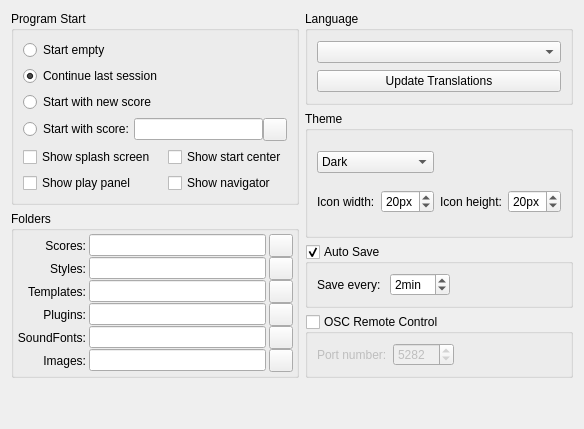
     <widget class="QWidget" name="tabGeneral">
      <property name="accessibleName">
       <string>General Tab</string>
      </property>
      <attribute name="title">
       <string>General</string>
      </attribute>
      <layout class="QGridLayout" name="gridLayout_2">
       <item row="0" column="0" rowspan="2">
        <widget class="QGroupBox" name="groupBox_5">
         <property name="title">
          <string>Program Start</string>
         </property>
         <layout class="QGridLayout" name="gridLayout">
          <item row="0" column="0">
           <widget class="QRadioButton" name="emptySession">
            <property name="accessibleName">
             <string>Start empty</string>
            </property>
            <property name="text">
             <string>Start empty</string>
            </property>
           </widget>
          </item>
          <item row="3" column="0" colspan="2">
           <layout class="QHBoxLayout" name="horizontalLayout_2">
            <property name="spacing">
             <number>0</number>
            </property>
            <property name="sizeConstraint">
             <enum>QLayout::SetFixedSize</enum>
            </property>
            <item>
             <widget class="QRadioButton" name="scoreSession">
              <property name="accessibleName">
               <string>Start with score:</string>
              </property>
              <property name="text">
               <string>Start with score:</string>
              </property>
             </widget>
            </item>
            <item>
             <widget class="QLineEdit" name="sessionScore">
              <property name="accessibleName">
               <string>Start with score</string>
              </property>
              <property name="accessibleDescription">
               <string>Insert path to starting score</string>
              </property>
             </widget>
            </item>
            <item>
             <widget class="QToolButton" name="startWithButton">
              <property name="focusPolicy">
               <enum>Qt::StrongFocus</enum>
              </property>
              <property name="accessibleName">
               <string>Choose starting score</string>
              </property>
              <property name="accessibleDescription">
               <string>Opens a file dialog for selecting the starting score</string>
              </property>
              <property name="text">
               <string notr="true"/>
              </property>
              <property name="icon">
               <iconset resource="musescore.qrc">
                <normaloff>:/data/icons/document-open.svg</normaloff>:/data/icons/document-open.svg</iconset>
              </property>
             </widget>
            </item>
           </layout>
          </item>
          <item row="4" column="0">
           <widget class="QCheckBox" name="showSplashScreen">
            <property name="accessibleName">
             <string>Show splash screen</string>
            </property>
            <property name="text">
             <string>Show splash screen</string>
            </property>
           </widget>
          </item>
          <item row="4" column="1">
           <widget class="QCheckBox" name="showStartcenter">
            <property name="text">
             <string>Show start center</string>
            </property>
           </widget>
          </item>
          <item row="1" column="0">
           <widget class="QRadioButton" name="lastSession">
            <property name="accessibleName">
             <string>Continue last session</string>
            </property>
            <property name="text">
             <string>Continue last session</string>
            </property>
            <property name="checked">
             <bool>true</bool>
            </property>
           </widget>
          </item>
          <item row="2" column="0">
           <widget class="QRadioButton" name="newSession">
            <property name="accessibleName">
             <string>Start with new score</string>
            </property>
            <property name="text">
             <string>Start with new score</string>
            </property>
           </widget>
          </item>
          <item row="5" column="0">
           <widget class="QCheckBox" name="playPanelShow">
            <property name="accessibleName">
             <string>Show play panel</string>
            </property>
            <property name="text">
             <string>Show play panel</string>
            </property>
           </widget>
          </item>
          <item row="5" column="1">
           <widget class="QCheckBox" name="navigatorShow">
            <property name="accessibleName">
             <string>Show navigator</string>
            </property>
            <property name="text">
             <string>Show navigator</string>
            </property>
           </widget>
          </item>
         </layout>
        </widget>
       </item>
       <item row="4" column="1">
        <widget class="QGroupBox" name="oscServer">
         <property name="accessibleName">
          <string>OSC remote control</string>
         </property>
         <property name="title">
          <string>OSC Remote Control</string>
         </property>
         <property name="checkable">
          <bool>true</bool>
         </property>
         <property name="checked">
          <bool>false</bool>
         </property>
         <layout class="QHBoxLayout" name="horizontalLayout_9">
          <item>
           <widget class="QLabel" name="label">
            <property name="text">
             <string extracomment="The UDP port number on which the MuseScore OSC server will listen on">Port number:</string>
            </property>
           </widget>
          </item>
          <item>
           <widget class="QSpinBox" name="oscPort">
            <property name="accessibleName">
             <string>Port number</string>
            </property>
            <property name="minimum">
             <number>1</number>
            </property>
            <property name="maximum">
             <number>65535</number>
            </property>
            <property name="value">
             <number>5282</number>
            </property>
           </widget>
          </item>
          <item>
           <spacer name="horizontalSpacer_15">
            <property name="orientation">
             <enum>Qt::Horizontal</enum>
            </property>
            <property name="sizeHint" stdset="0">
             <size>
              <width>40</width>
              <height>20</height>
             </size>
            </property>
           </spacer>
          </item>
         </layout>
        </widget>
       </item>
       <item row="3" column="1">
        <widget class="QGroupBox" name="autoSave">
         <property name="accessibleName">
          <string>Auto Save</string>
         </property>
         <property name="title">
          <string>Auto Save</string>
         </property>
         <property name="checkable">
          <bool>true</bool>
         </property>
         <layout class="QHBoxLayout">
          <property name="spacing">
           <number>9</number>
          </property>
          <property name="leftMargin">
           <number>9</number>
          </property>
          <property name="topMargin">
           <number>9</number>
          </property>
          <property name="rightMargin">
           <number>9</number>
          </property>
          <property name="bottomMargin">
           <number>9</number>
          </property>
          <item>
           <widget class="QLabel" name="label_25">
            <property name="text">
             <string>Save every:</string>
            </property>
           </widget>
          </item>
          <item>
           <widget class="QSpinBox" name="autoSaveTime">
            <property name="accessibleName">
             <string>Select delay (in minutes) between auto saves</string>
            </property>
            <property name="suffix">
             <string extracomment="minutes">min</string>
            </property>
            <property name="minimum">
             <number>1</number>
            </property>
            <property name="value">
             <number>2</number>
            </property>
           </widget>
          </item>
          <item>
           <spacer>
            <property name="orientation">
             <enum>Qt::Horizontal</enum>
            </property>
            <property name="sizeHint" stdset="0">
             <size>
              <width>40</width>
              <height>20</height>
             </size>
            </property>
           </spacer>
          </item>
         </layout>
        </widget>
       </item>
       <item row="0" column="1">
        <widget class="QGroupBox" name="groupBox_10">
         <property name="title">
          <string>Language</string>
         </property>
         <property name="checkable">
          <bool>false</bool>
         </property>
         <layout class="QVBoxLayout" name="verticalLayout">
          <item>
           <widget class="QComboBox" name="language">
            <property name="accessibleName">
             <string>Select language</string>
            </property>
            <property name="accessibleDescription">
             <string>Select the language of the user interface</string>
            </property>
           </widget>
          </item>
          <item>
           <widget class="QPushButton" name="updateTranslation">
            <property name="text">
             <string>Update Translations</string>
            </property>
           </widget>
          </item>
         </layout>
        </widget>
       </item>
       <item row="2" column="0" rowspan="3">
        <widget class="QGroupBox" name="groupBox_6">
         <property name="title">
          <string>Folders</string>
         </property>
         <layout class="QGridLayout">
          <property name="leftMargin">
           <number>3</number>
          </property>
          <property name="topMargin">
           <number>3</number>
          </property>
          <property name="rightMargin">
           <number>3</number>
          </property>
          <property name="bottomMargin">
           <number>3</number>
          </property>
          <property name="horizontalSpacing">
           <number>3</number>
          </property>
          <property name="verticalSpacing">
           <number>0</number>
          </property>
          <item row="0" column="1">
           <widget class="QLineEdit" name="myScores">
            <property name="accessibleName">
             <string>Score folder</string>
            </property>
            <property name="accessibleDescription">
             <string>Insert path to score folder.</string>
            </property>
           </widget>
          </item>
          <item row="5" column="0">
           <widget class="QLabel" name="label_9">
            <property name="text">
             <string>Images:</string>
            </property>
            <property name="alignment">
             <set>Qt::AlignRight|Qt::AlignTrailing|Qt::AlignVCenter</set>
            </property>
           </widget>
          </item>
          <item row="0" column="0">
           <widget class="QLabel" name="label_86">
            <property name="text">
             <string>Scores:</string>
            </property>
            <property name="alignment">
             <set>Qt::AlignRight|Qt::AlignTrailing|Qt::AlignVCenter</set>
            </property>
           </widget>
          </item>
          <item row="1" column="0">
           <widget class="QLabel" name="label_88">
            <property name="text">
             <string>Styles:</string>
            </property>
            <property name="alignment">
             <set>Qt::AlignRight|Qt::AlignTrailing|Qt::AlignVCenter</set>
            </property>
           </widget>
          </item>
          <item row="1" column="1">
           <widget class="QLineEdit" name="myStyles">
            <property name="accessibleName">
             <string>Style folder</string>
            </property>
            <property name="accessibleDescription">
             <string>Insert path for style folder</string>
            </property>
           </widget>
          </item>
          <item row="2" column="0">
           <widget class="QLabel" name="label_2">
            <property name="text">
             <string>Templates:</string>
            </property>
            <property name="alignment">
             <set>Qt::AlignRight|Qt::AlignTrailing|Qt::AlignVCenter</set>
            </property>
           </widget>
          </item>
          <item row="0" column="2">
           <widget class="QToolButton" name="myScoresButton">
            <property name="focusPolicy">
             <enum>Qt::StrongFocus</enum>
            </property>
            <property name="accessibleName">
             <string>Choose score folder</string>
            </property>
            <property name="accessibleDescription">
             <string>Opens a folder dialog for selecting the score folder</string>
            </property>
            <property name="text">
             <string notr="true"/>
            </property>
            <property name="icon">
             <iconset resource="musescore.qrc">
              <normaloff>:/data/icons/document-open.svg</normaloff>:/data/icons/document-open.svg</iconset>
            </property>
           </widget>
          </item>
          <item row="1" column="2">
           <widget class="QToolButton" name="myStylesButton">
            <property name="focusPolicy">
             <enum>Qt::StrongFocus</enum>
            </property>
            <property name="accessibleName">
             <string>Choose style folder</string>
            </property>
            <property name="accessibleDescription">
             <string>Opens a folder dialog for selecting the style folder</string>
            </property>
            <property name="text">
             <string notr="true"/>
            </property>
            <property name="icon">
             <iconset resource="musescore.qrc">
              <normaloff>:/data/icons/document-open.svg</normaloff>:/data/icons/document-open.svg</iconset>
            </property>
           </widget>
          </item>
          <item row="3" column="0">
           <widget class="QLabel" name="label_89">
            <property name="text">
             <string>Plugins:</string>
            </property>
            <property name="alignment">
             <set>Qt::AlignRight|Qt::AlignTrailing|Qt::AlignVCenter</set>
            </property>
           </widget>
          </item>
          <item row="2" column="1">
           <widget class="QLineEdit" name="myTemplates">
            <property name="accessibleName">
             <string>Template folder</string>
            </property>
            <property name="accessibleDescription">
             <string>Insert path to Template folder</string>
            </property>
           </widget>
          </item>
          <item row="3" column="1">
           <widget class="QLineEdit" name="myPlugins">
            <property name="accessibleName">
             <string>Plugin folder</string>
            </property>
            <property name="accessibleDescription">
             <string>Insert path to plugin folder</string>
            </property>
           </widget>
          </item>
          <item row="4" column="1">
           <widget class="QLineEdit" name="mySoundfonts">
            <property name="accessibleName">
             <string>SoundFont folders</string>
            </property>
            <property name="accessibleDescription">
             <string>Insert path to SoundFont folders</string>
            </property>
           </widget>
          </item>
          <item row="3" column="2">
           <widget class="QToolButton" name="myPluginsButton">
            <property name="focusPolicy">
             <enum>Qt::StrongFocus</enum>
            </property>
            <property name="accessibleName">
             <string>Choose plugin folder</string>
            </property>
            <property name="accessibleDescription">
             <string>Opens a folder dialog for selecting the plugin folder</string>
            </property>
            <property name="text">
             <string notr="true"/>
            </property>
            <property name="icon">
             <iconset resource="musescore.qrc">
              <normaloff>:/data/icons/document-open.svg</normaloff>:/data/icons/document-open.svg</iconset>
            </property>
           </widget>
          </item>
          <item row="4" column="0">
           <widget class="QLabel" name="label_5">
            <property name="text">
             <string>SoundFonts:</string>
            </property>
            <property name="alignment">
             <set>Qt::AlignRight|Qt::AlignTrailing|Qt::AlignVCenter</set>
            </property>
           </widget>
          </item>
          <item row="5" column="1">
           <widget class="QLineEdit" name="myImages">
            <property name="accessibleName">
             <string>Image folder</string>
            </property>
            <property name="accessibleDescription">
             <string>Insert path to image folder</string>
            </property>
           </widget>
          </item>
          <item row="2" column="2">
           <widget class="QToolButton" name="myTemplatesButton">
            <property name="focusPolicy">
             <enum>Qt::StrongFocus</enum>
            </property>
            <property name="accessibleName">
             <string>Choose template folder</string>
            </property>
            <property name="accessibleDescription">
             <string>Opens a folder dialog for selecting the template folder</string>
            </property>
            <property name="text">
             <string notr="true"/>
            </property>
            <property name="icon">
             <iconset resource="musescore.qrc">
              <normaloff>:/data/icons/document-open.svg</normaloff>:/data/icons/document-open.svg</iconset>
            </property>
           </widget>
          </item>
          <item row="5" column="2">
           <widget class="QToolButton" name="myImagesButton">
            <property name="focusPolicy">
             <enum>Qt::StrongFocus</enum>
            </property>
            <property name="accessibleName">
             <string>Image folder</string>
            </property>
            <property name="accessibleDescription">
             <string>Opens a folder dialog for selecting the image folder</string>
            </property>
            <property name="text">
             <string/>
            </property>
            <property name="icon">
             <iconset resource="musescore.qrc">
              <normaloff>:/data/icons/document-open.svg</normaloff>:/data/icons/document-open.svg</iconset>
            </property>
           </widget>
          </item>
          <item row="4" column="2">
           <widget class="QToolButton" name="mySoundfontsButton">
            <property name="focusPolicy">
             <enum>Qt::StrongFocus</enum>
            </property>
            <property name="accessibleName">
             <string>SoundFont folders</string>
            </property>
            <property name="accessibleDescription">
             <string>Opens a dialog for configuring the SoundFont folders</string>
            </property>
            <property name="text">
             <string notr="true"/>
            </property>
            <property name="icon">
             <iconset resource="musescore.qrc">
              <normaloff>:/data/icons/edit.svg</normaloff>:/data/icons/edit.svg</iconset>
            </property>
           </widget>
          </item>
         </layout>
        </widget>
       </item>
       <item row="1" column="1" rowspan="2">
        <widget class="QGroupBox" name="groupBox_12">
         <property name="title">
          <string>Theme</string>
         </property>
         <layout class="QGridLayout" name="gridLayout_9">
          <item row="0" column="0" colspan="2">
           <widget class="QComboBox" name="styleName">
            <property name="accessibleName">
             <string>Select style</string>
            </property>
            <item>
             <property name="text">
              <string>Dark</string>
             </property>
            </item>
            <item>
             <property name="text">
              <string>Light</string>
             </property>
            </item>
           </widget>
          </item>
          <item row="1" column="1">
           <widget class="QSpinBox" name="iconWidth">
            <property name="accessibleName">
             <string>Icon Width</string>
            </property>
            <property name="suffix">
             <string extracomment="pixel">px</string>
            </property>
            <property name="minimum">
             <number>5</number>
            </property>
            <property name="value">
             <number>20</number>
            </property>
           </widget>
          </item>
          <item row="1" column="2">
           <widget class="QLabel" name="iconHeigthLabel">
            <property name="text">
             <string>Icon height:</string>
            </property>
           </widget>
          </item>
          <item row="1" column="0">
           <widget class="QLabel" name="iconWidthLabel">
            <property name="text">
             <string>Icon width:</string>
            </property>
           </widget>
          </item>
          <item row="1" column="3">
           <widget class="QSpinBox" name="iconHeight">
            <property name="accessibleName">
             <string>Icon Height</string>
            </property>
            <property name="suffix">
             <string extracomment="pixel">px</string>
            </property>
            <property name="minimum">
             <number>5</number>
            </property>
            <property name="value">
             <number>20</number>
            </property>
           </widget>
          </item>
         </layout>
        </widget>
       </item>
       <item row="5" column="0">
        <spacer name="verticalSpacer">
         <property name="orientation">
          <enum>Qt::Vertical</enum>
         </property>
         <property name="sizeHint" stdset="0">
          <size>
           <width>20</width>
           <height>40</height>
          </size>
         </property>
        </spacer>
       </item>
      </layout>
     </widget>
